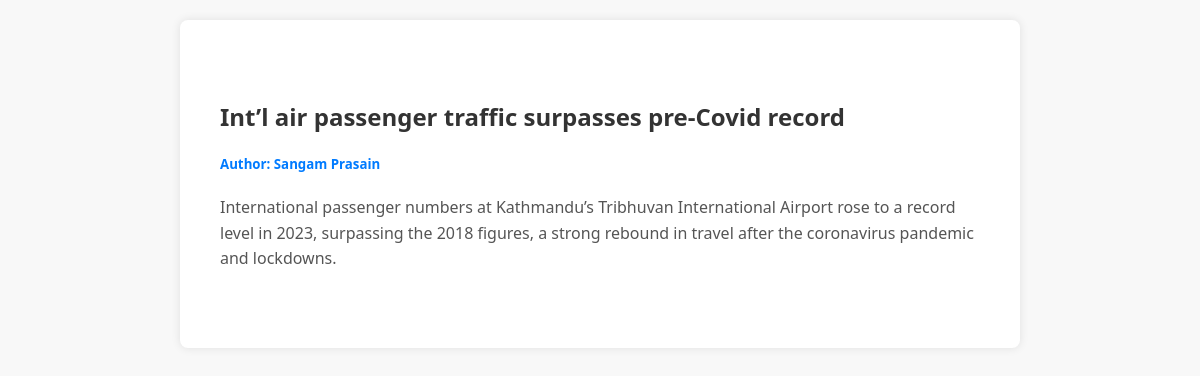
Screenshot of /myblog/description/34 (signed in) with the database file from the repository.
### blog/models.py (models this page shows)
class Blog(models.Model):
    title = models.CharField(max_length=200,default='title')
    author = models.CharField(max_length=100,default='author')
    description = models.CharField(max_length=2000,default='description')

### blog/views.py (the view)
# urls.py: path('description/<id>',views.description,name='description'),
def description(request, id):
    if request.user.is_authenticated:
            data = get_object_or_404(Blog, pk=id)
            return render(request, 'description/description.html', {'data': data})
    else:
            return HttpResponseRedirect('/myblog/login')

### blog/templates/description/description.html (shortened to what this page needs)
<!DOCTYPE html>
<html lang="en">
    {% load static %}
<head>
    <link rel="stylesheet" href="{% static "description.css" %}">
</head>
<body>
    <div class="container">
        {% if data %}
        <div class='container2'>
            <h2>{{ data.title }}</h2>
            <h5>Author: {{ data.author }}</h5>
            <p>{{ data.description }}</p>
        </div>
        {% else %}
            <h1 class="not-found">Data not found</h1>
        {% endif %}
    </div>
</body>
</html>

### blog/static/description.css (style rules this page uses)
body { font-family: 'Segoe UI', Tahoma, Geneva, Verdana, sans-serif; margin: 0; padding: 0; background-color: #f8f8f8; color: #333; }
.container { max-width: 800px; margin: 20px auto; background-color: #ffffff; padding: 20px; border-radius: 8px; box-shadow: 0 0 10px rgba(0, 0, 0, 0.1); }
.container2 { max-width: 800px; margin: 20px auto; background-color: #ffffff; padding: 20px; border-radius: 8px; }
h5 { color: #007bff; }
p { line-height: 1.6; color: #555; }

### rows the page displays
Blog: title "Int’l air passenger traffic surpasses pre-Covid record", author "Sangam Prasain", description "International passenger numbers at Kathmandu’s Tribhuvan International Airport rose to a record level in 2023, surpassing the 2018 figures, a strong rebound in travel after the coronavirus pandemic and lockdowns."
